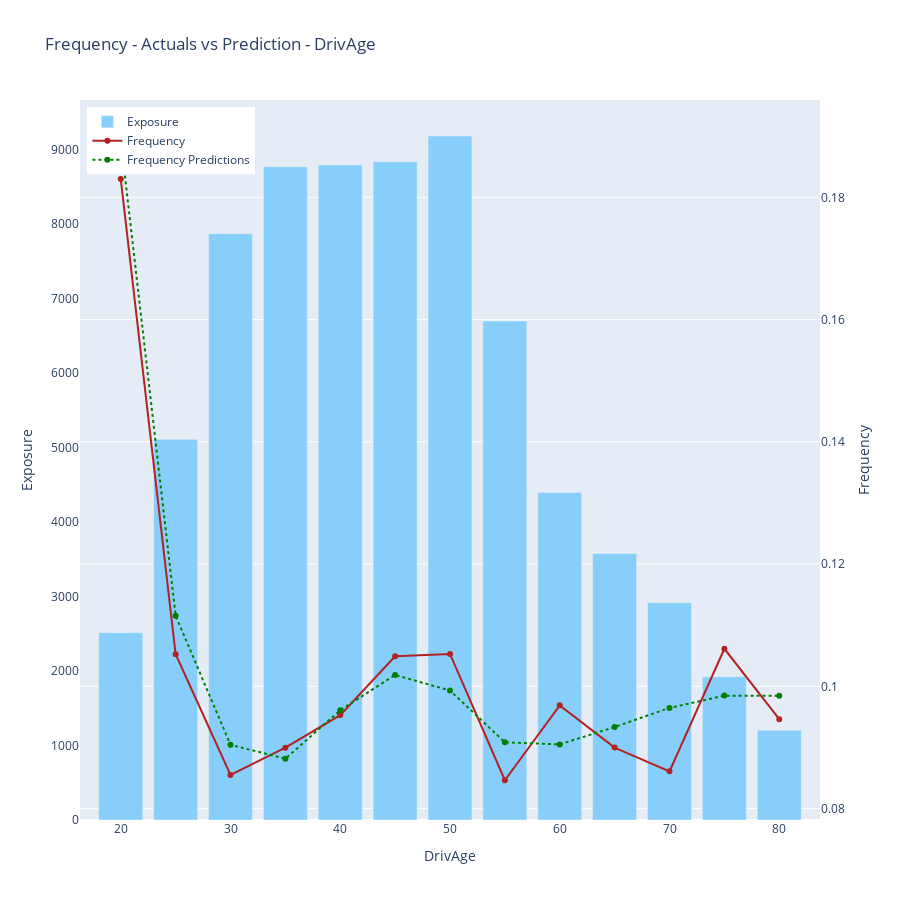

The notebook cell saved with this chart:
### Code cell
plot_aggregated_data(visual_data = aggregated_data, 
                        factor = factor, 
                        target = 'Frequency', 
                        prediction = 'FrequencyPrediction',
                        exposure = 'Exposure')

### Figure 1 — Plotly figure (JSON) as saved in the notebook; plotly's stock layout.template omitted (floating-point values rounded to 4 significant figures)
{"data": [{"marker": {"color": "lightskyblue"}, "name": "Exposure", "type": "bar", "x": [20.0, 25.0, 30.0, 35.0, 40.0, 45.0, 50.0, 55.0, 60.0, 65.0, 70.0, 75.0, 80.0], "y": [2514.0, 5111.0, 7872.0, 8771.0, 8794.0, 8836.0, 9183.0, 6699.0, 4397.0, 3579.0, 2916.0, 1922.0, 1205.0], "yaxis": "y"}, {"line": {"color": "firebrick"}, "mode": "lines+markers", "name": "Frequency", "type": "scatter", "x": [20.0, 25.0, 30.0, 35.0, 40.0, 45.0, 50.0, 55.0, 60.0, 65.0, 70.0, 75.0, 80.0], "y": [0.183, 0.1053, 0.0855, 0.08996, 0.09529, 0.1049, 0.1053, 0.08464, 0.09689, 0.08998, 0.08609, 0.1061, 0.09464], "yaxis": "y2"}, {"line": {"color": "green", "dash": "dot"}, "mode": "lines+markers", "name": "Frequency Predictions", "type": "scatter", "x": [20.0, 25.0, 30.0, 35.0, 40.0, 45.0, 50.0, 55.0, 60.0, 65.0, 70.0, 75.0, 80.0], "y": [0.1894, 0.1116, 0.09043, 0.08817, 0.09609, 0.1019, 0.09932, 0.09084, 0.0905, 0.09335, 0.09647, 0.09848, 0.09845], "yaxis": "y2"}], "layout": {"barmode": "group", "height": 900, "legend": {"x": 0.01, "y": 0.99}, "title": {"text": "Frequency - Actuals vs Prediction - DrivAge"}, "xaxis": {"title": {"text": "DrivAge"}}, "yaxis": {"showgrid": false, "side": "left", "title": {"text": "Exposure"}}, "yaxis2": {"overlaying": "y", "side": "right", "title": {"text": "Frequency"}}}}
